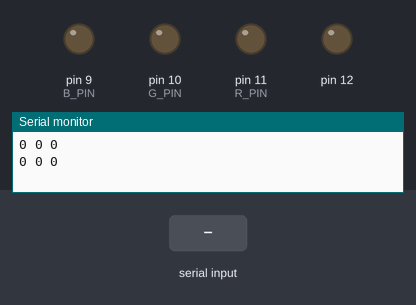
A sketch run on a simulated Arduino Uno, built with avr-gcc and run on an emulated ATmega328P. On the bench: output pins drawn as LEDs (lit = HIGH), the last lines printed to the serial monitor. Inputs (shaded band) come from the test bench. The modem accepts every AT command (registered, SIM ready, sends succeed) and sends nothing else.

Above: at 1.2 s.
1.3 s: "90:45\n" received over the second serial link
At 2.7 s:
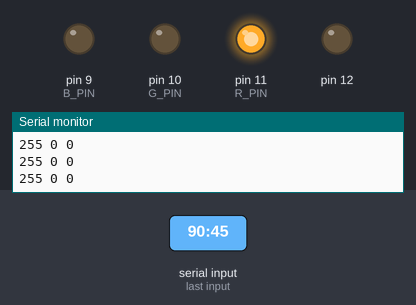
3.0 s: ":" received over the second serial link
At 5.2 s:
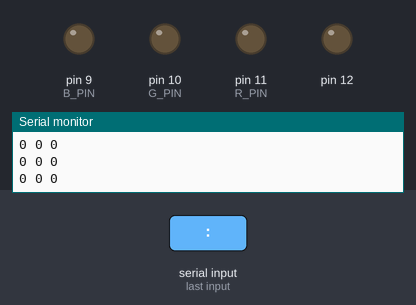
5.5 s: "30:150\n" received over the second serial link
At 6.3 s:
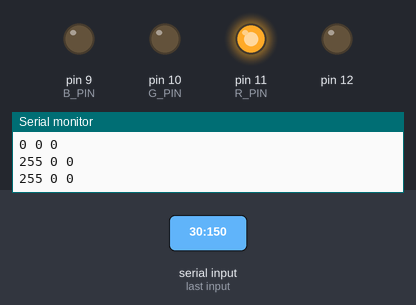
Timing chart, 0 to 8.5 s (numbered marks = the images above; inputs shaded):
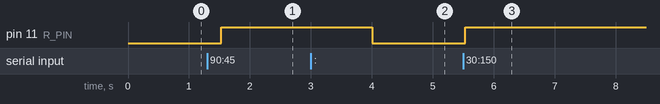

Measured:
- after the input at 1.3 s, pin 11 (R_PIN): LOW → HIGH after 0.23 s
- after the input at 3.0 s, pin 11 (R_PIN): HIGH → LOW after 1.0 s
- after the input at 5.5 s, pin 11 (R_PIN): LOW → HIGH at once

The sketch:

colorSensor.ino
```cpp
#include <SoftwareSerial.h>

#define R_PIN 11
#define G_PIN 10
#define B_PIN 9

SoftwareSerial colorSensor(3, 2);
long start = 0;
int colors[4];
int i = 0;

void normalize_colors(int colors[4]);

void setup()
{
    colorSensor.begin(9600);
    Serial.begin(9600);
    pinMode(R_PIN, OUTPUT);
    pinMode(G_PIN, OUTPUT);
    pinMode(B_PIN, OUTPUT);
    pinMode(12, OUTPUT);
    digitalWrite(12, LOW);
}

void loop()
{
    if (millis() - start > 500)
    {
        colorSensor.write("AT+FRE\r\n");
        i = 0;
        start = millis();
        normalize_colors(colors);
        analogWrite(R_PIN, colors[0]);
        analogWrite(G_PIN, colors[1]);
        analogWrite(B_PIN, colors[2]);
        for (size_t i = 0; i < 3; i++)
        {
            Serial.print(colors[i]);
            Serial.print(" ");
        }
        Serial.println();
    }

    if (colorSensor.available())
    {
        char data = colorSensor.read();
        if (data == ':')
            colors[i++] = colorSensor.parseInt();
    }
}

void normalize_colors(int colors[4])
{
    float max = 0;
    for (size_t i = 0; i < 3; i++)
        if (colors[i] > max)
            max = (float)colors[i];
    for (size_t i = 0; i < 3; i++)
        colors[i] = (int)((float)colors[i] / (float)max * 255.0f);
}
```
